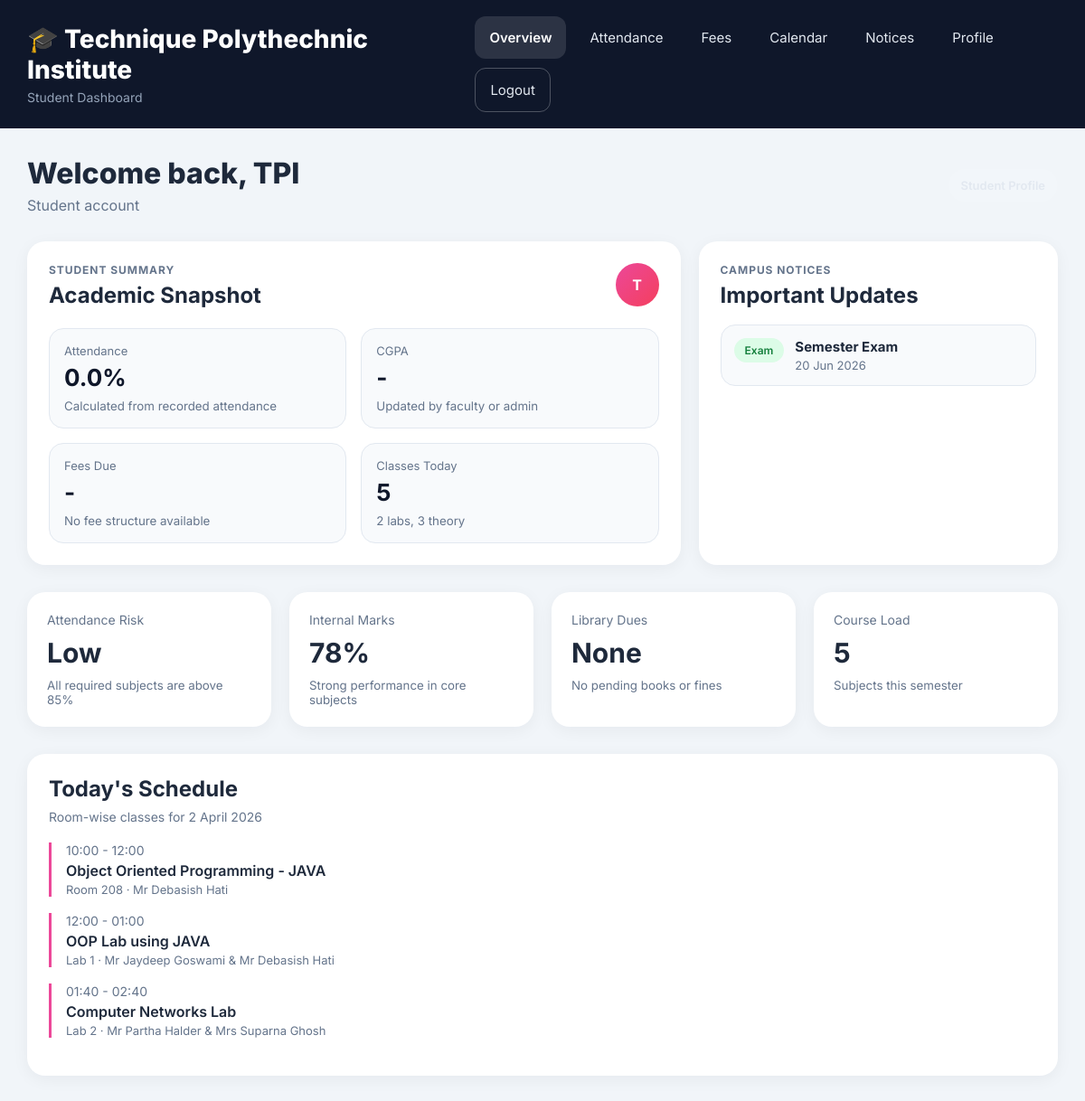
The page /students/dashboard/ (signed in) on the database its author committed.
### apps/students/models.py (models this page shows, shortened)
class AcademicCalendarEvent(models.Model):
	EVENT_TYPE_CHOICES = [
		('Event', 'Event'),
		('Holiday', 'Holiday'),
		('Exam', 'Exam'),
		('Notice', 'Notice'),
		('Meeting', 'Meeting'),
	]
	VISIBILITY_CHOICES = [
		('ALL', 'All Users'),
		('FACULTY_ADMIN', 'Faculty and Admin Only'),
	]
	title = models.CharField(max_length=200)
	event_date = models.DateField()
	event_type = models.CharField(max_length=20, choices=EVENT_TYPE_CHOICES, default='Event')
	description = models.TextField(blank=True)
	venue = models.CharField(max_length=200, blank=True)
	visibility = models.CharField(max_length=20, choices=VISIBILITY_CHOICES, default='ALL')
	posted_by = models.ForeignKey(User, on_delete=models.SET_NULL, null=True, blank=True, related_name='posted_academic_events')
	is_active = models.BooleanField(default=True)
	created_at = models.DateTimeField(auto_now_add=True)
	class Meta:
		ordering = ['event_date', 'title']

### apps/students/views.py (the view, shortened to what this page needs)
# urls.py: path('dashboard/', views.student_dashboard, name='dashboard'),
@login_required
def student_dashboard(request):
	profile = getattr(request.user, 'student_profile', None)
	display_name = request.user.get_full_name().strip() or request.user.username
	name_parts = [part[0].upper() for part in display_name.split() if part]
	avatar_text = ''.join(name_parts[:2]) if name_parts else display_name[:2].upper()
	today = date.today()
	selected_month_value = request.GET.get('month', '').strip()
	selected_year = today.year
	selected_month_number = today.month
	selected_month = f'{selected_year:04d}-{selected_month_number:02d}'
	selected_month_label = date(selected_year, selected_month_number, 1).strftime('%B %Y')
	calendar_weekdays = ['Mon', 'Tue', 'Wed', 'Thu', 'Fri', 'Sat', 'Sun']
	month_first_weekday, month_total_days = pycalendar.monthrange(selected_year, selected_month_number)
	month_events_qs = AcademicCalendarEvent.objects.filter(
		is_active=True,
		visibility='ALL',
		event_date__year=selected_year,
		event_date__month=selected_month_number,
	).exclude(
		event_type='Meeting',
	).order_by('event_date', 'title')
	upcoming_events_qs = AcademicCalendarEvent.objects.filter(
		is_active=True,
		visibility='ALL',
		event_date__gte=today,
	).exclude(
		event_type='Meeting',
	).order_by('event_date', 'title')
	event_badge_map = {
		'Event': 'blue',
		'Holiday': 'pink',
		'Exam': 'green',
		'Notice': 'yellow',
	}
	month_event_dates = set(month_events_qs.values_list('event_date', flat=True))
	calendar_cells = []
	for _ in range(month_first_weekday):
		calendar_cells.append({'is_empty': True, 'day_number': '', 'is_today': False, 'has_event': False})
	for day_number in range(1, month_total_days + 1):
		cell_date = date(selected_year, selected_month_number, day_number)
		calendar_cells.append({
			'is_empty': False,
			'day_number': day_number,
			'is_today': cell_date == today,
			'has_event': cell_date in month_event_dates,
		})
	while len(calendar_cells) % 7 != 0:
		calendar_cells.append({'is_empty': True, 'day_number': '', 'is_today': False, 'has_event': False})
	calendar_upcoming_dates = [
		{
			'title': item.title,
			'event_type': item.event_type,
			'event_date': item.event_date,
			'description': item.description,
		}
		for item in upcoming_events_qs[:4]
	]
	calendar_month_events = [
		{
			'title': item.title,
			'event_type': item.event_type,
			'badge_class': event_badge_map.get(item.event_type, 'blue'),
			'event_date': item.event_date,
			'description': item.description,
			'venue': item.venue,
		}
		for item in month_events_qs
	]
	attendance_overall_percentage = 0.0
	attendance_total_classes = 0
	attendance_present_classes = 0
	attendance_absent_classes = 0
	monthly_overall_percentage = 0.0
	monthly_total_classes = 0
	monthly_present_classes = 0
	monthly_absent_classes = 0
	attendance_monthly_rows = []
	fee_current_structure = None
	fee_structures = []
	fee_payment_rows = []
	fee_receipts = []
	fee_recent_payment = None
	assignment_rows = []
	fee_summary = {
		'current_semester_label': '-',
		'current_fee': 0,
		'current_pending_balance': 0,
		'paid_total': 0,
		'pending_balance': 0,
		'clearance_percentage': 0.0,
		'annual_total': 0,
		'payment_mode': '-',
		'due_date': None,
		'current_due_message': 'No fee structure available.',
		'paid_semesters': 0,
		'total_semesters': 0,
	}
	return render(request, 'student_dashboard.html', {
		'profile': profile,
		'display_name': display_name,
		'avatar_text': avatar_text,
		'overall_gpa': profile.overall_gpa if profile else None,
		'selected_month': selected_month,
		'selected_month_label': selected_month_label,
		'attendance_overall_percentage': attendance_overall_percentage,
		'attendance_total_classes': attendance_total_classes,
		'attendance_present_classes': attendance_present_classes,
		'attendance_absent_classes': attendance_absent_classes,
		'monthly_overall_percentage': monthly_overall_percentage,
		'monthly_total_classes': monthly_total_classes,
		'monthly_present_classes': monthly_present_classes,
		'monthly_absent_classes': monthly_absent_classes,
		'attendance_monthly_rows': attendance_monthly_rows,
		'fee_current_structure': fee_current_structure,
		'fee_structures': fee_structures,
		'fee_payment_rows': fee_payment_rows,
		'fee_receipts': fee_receipts,
		'fee_recent_payment': fee_recent_payment,
		'fee_summary': fee_summary,
		'calendar_weekdays': calendar_weekdays,
		'calendar_cells': calendar_cells,
		'calendar_upcoming_dates': calendar_upcoming_dates,
		'calendar_month_events': calendar_month_events,
		'assignment_rows': assignment_rows,
	})

### templates/student_dashboard.html (shortened to what this page needs)
<!DOCTYPE html>
<html lang="en">
<head>
  {% load static %}
  <link rel="stylesheet" href="{% static 'css/student_dashboard.css' %}">
</head>
<body>
  <main style="display: contents;">
  <div class="dashboard">
    <header class="navbar">
      <div class="logo">
        <h1>🎓 Technique Polythechnic Institute</h1>
        <p>Student Dashboard</p>
      </div>
      <nav class="nav-links" id="primary-navigation">
        <a href="#overview" class="active">Overview</a>
        <a href="#attendance">Attendance</a>
        <a href="#payments">Fees</a>
        <a href="#calendar">Calendar</a>
        <a href="#events">Notices</a>
        <a href="#profile">Profile</a>
        <form action="{% url 'students:logout' %}" method="post" class="nav-logout-form">
          <button type="submit" class="nav-logout-btn">Logout</button>
        </form>
      </nav>
    </header>
    <div class="main">
      <section class="page-section" id="overview">
        <div class="topbar">
          <div>
            <h2>Welcome back, {{ display_name }}</h2>
            <p>
              {% if profile %}
                {{ profile.get_course_display }}, Semester {{ profile.semester }}
              {% else %}
                Student account
              {% endif %}
            </p>
          </div>
          <div class="student-chip">
          </div>
        </div>
        <div class="hero-grid">
          <div class="hero-card primary-card">
            <div class="hero-card-head">
              <div>
                <p class="eyebrow">Student Summary</p>
                <h3>Academic Snapshot</h3>
              </div>
              <div class="avatar">
                {% if profile and profile.profile_photo %}
                  <img src="{{ profile.profile_photo.url }}" alt="{{ display_name }} profile photo" class="avatar-image">
                {% else %}
                  {{ avatar_text }}
                {% endif %}
              </div>
            </div>
            <div class="metric-grid">
              <div class="metric">
                <span>Attendance</span>
                <strong>{{ attendance_overall_percentage }}%</strong>
                <small>Calculated from recorded attendance</small>
              </div>
              <div class="metric">
                <span>CGPA</span>
                <strong>{% if profile and profile.overall_gpa is not None %}{{ profile.overall_gpa }}{% else %}-{% endif %}</strong>
                <small>Updated by faculty or admin</small>
              </div>
              <div class="metric">
                <span>Fees Due</span>
                <strong>{% if fee_current_structure %}₹{{ fee_summary.current_pending_balance|floatformat:0 }}{% else %}-{% endif %}</strong>
                <small>{% if fee_summary.due_date %}Due by {{ fee_summary.due_date|date:'j F' }}{% else %}No fee structure available{% endif %}</small>
              </div>
              <div class="metric">
                <span>Classes Today</span>
                <strong>5</strong>
                <small>2 labs, 3 theory</small>
              </div>
            </div>
          </div>
          <div class="hero-card notice-card">
            <p class="eyebrow">Campus Notices</p>
            <h3>Important Updates</h3>
            <div class="notice-list">
              {% for event in calendar_upcoming_dates %}
              <div class="notice-item">
                <span class="badge {% if event.event_type == 'Exam' %}green{% elif event.event_type == 'Notice' %}blue{% elif event.event_type == 'Holiday' %}pink{% else %}yellow{% endif %}">{{ event.event_type }}</span>
                <div>
                  <strong>{{ event.title }}</strong>
                  <p>{{ event.event_date|date:'j M Y' }}</p>
                </div>
              </div>
              {% endfor %}
            </div>
          </div>
        </div>
        <div class="cards">
          <div class="card">
            <p>Attendance Risk</p>
            <h3>Low</h3>
            <small>All required subjects are above 85%</small>
          </div>
          <div class="card">
            <p>Internal Marks</p>
            <h3>78%</h3>
            <small>Strong performance in core subjects</small>
          </div>
          <div class="card">
            <p>Library Dues</p>
            <h3>None</h3>
            <small>No pending books or fines</small>
          </div>
          <div class="card">
            <p>Course Load</p>
            <h3>5</h3>
            <small>Subjects this semester</small>
          </div>
        </div>
        <div class="section-box">
          <h3>Today's Schedule</h3>
          <p class="sub">Room-wise classes for 2 April 2026</p>
          <div class="schedule-item">
            <div class="time">10:00 - 12:00</div>
            <div class="title">Object Oriented Programming - JAVA</div>
            <div class="teacher">Room 208 · Mr Debasish Hati</div>
          </div>
          <div class="schedule-item">
            <div class="time">12:00 - 01:00</div>
            <div class="title">OOP Lab using JAVA</div>
            <div class="teacher">Lab 1 · Mr Jaydeep Goswami & Mr Debasish Hati</div>
          </div>
          <div class="schedule-item">
            <div class="time">01:40 - 02:40</div>
            <div class="title">Computer Networks Lab</div>
            <div class="teacher">Lab 2 · Mr Partha Halder & Mrs Suparna Ghosh</div>
          </div>
        </div>
      </section>
    </div>
  </div>
  </main>
</body>
</html>

### static/css/student_dashboard.css (style rules this page uses)
* { margin: 0; padding: 0; box-sizing: border-box; font-family: 'Inter', sans-serif; }
body { background: #f1f5f9; color: #1e293b; overflow-x: hidden; }
.student-chip { padding: 10px 14px; border-radius: 999px; background: rgba(255, 255, 255, 0.08); color: #e2e8f0; font-size: 13px; font-weight: 600; }
.hero-grid { display: grid; grid-template-columns: 2fr 1.1fr; gap: 20px; margin-bottom: 30px; }
.hero-card { background: white; padding: 24px; border-radius: 20px; box-shadow: 0 4px 18px rgba(15, 23, 42, 0.05); }
.hero-card-head { display: flex; align-items: flex-start; justify-content: space-between; gap: 16px; margin-bottom: 22px; }
.eyebrow { color: #64748b; font-size: 12px; font-weight: 700; text-transform: uppercase; letter-spacing: 0.08em; margin-bottom: 6px; }
.hero-card h3, .notice-card h3 { font-size: 24px; }
.metric-grid { display: grid; grid-template-columns: repeat(2, 1fr); gap: 16px; }
.metric { background: #f8fafc; border: 1px solid #e2e8f0; border-radius: 16px; padding: 16px; }
.metric span { display: block; color: #64748b; font-size: 13px; margin-bottom: 6px; }
.metric strong { display: block; font-size: 26px; color: #0f172a; }
.metric small { display: block; margin-top: 8px; color: #64748b; }
.notice-list { display: grid; gap: 14px; margin-top: 18px; }
.notice-item { display: flex; gap: 12px; align-items: flex-start; padding: 14px; border-radius: 16px; background: #f8fafc; border: 1px solid #e2e8f0; }
.notice-item strong { display: block; font-size: 15px; margin-bottom: 3px; }
.notice-item p { color: #64748b; font-size: 13px; }
.dashboard { display: flex; flex-direction: column; min-height: 100vh; }
.navbar { width: 100%; padding: 18px 30px; background: #0f172a; color: white; display: flex; align-items: center; gap: 24px; justify-content: space-between; }
.logo h1 { font-size: 28px; font-weight: 800; }
.logo p { font-size: 14px; color: #94a3b8; margin-top: 5px; }
.nav-links { display: flex; align-items: center; gap: 10px; flex-wrap: wrap; }
.nav-links a { text-decoration: none; color: #e2e8f0; padding: 14px 16px; border-radius: 12px; transition: 0.3s; font-size: 15px; }
.nav-links a:hover, .nav-links a.active { background: rgba(255,255,255,0.12); color: white; font-weight: 600; }
.nav-logout-form { margin: 0; }
.nav-logout-btn { border: 1px solid rgba(255, 255, 255, 0.26); background: transparent; color: #e2e8f0; border-radius: 12px; padding: 14px 16px; font-size: 15px; cursor: pointer; transition: 0.3s; }
.main { flex: 1; padding: 30px; min-width: 0; }
.page-section { display: none; scroll-margin-top: 96px; }
.page-section.active { display: block; }
.topbar { display: flex; justify-content: space-between; align-items: center; margin-bottom: 30px; }
.topbar h2 { font-size: 32px; font-weight: 800; }
.topbar p { color: #64748b; margin-top: 6px; }
.avatar { width: 48px; height: 48px; border-radius: 50%; background: linear-gradient(135deg, #ec4899, #f43f5e); color: white; display: flex; align-items: center; justify-content: center; font-weight: 700; }
.cards { display: grid; grid-template-columns: repeat(4, 1fr); gap: 20px; margin-bottom: 30px; }
.card { background: white; padding: 22px; border-radius: 20px; box-shadow: 0 4px 18px rgba(15, 23, 42, 0.05); }
.card p { color: #64748b; font-size: 14px; }
.card h3 { font-size: 30px; margin-top: 10px; }
.card small { display: block; margin-top: 10px; color: #64748b; }
.section-box { background: white; padding: 24px; border-radius: 20px; box-shadow: 0 4px 18px rgba(15, 23, 42, 0.05); margin-bottom: 25px; }
.section-box h3 { margin-bottom: 8px; font-size: 24px; }
.section-box p.sub { color: #64748b; font-size: 14px; margin-bottom: 20px; }
.schedule-item { border-left: 3px solid #ec4899; padding-left: 16px; margin-bottom: 18px; }
.schedule-item .time { font-size: 14px; color: #64748b; }
.schedule-item .title { font-weight: 600; margin-top: 4px; }
.schedule-item .teacher { font-size: 13px; color: #64748b; margin-top: 3px; }
.badge { padding: 6px 12px; border-radius: 999px; font-size: 12px; font-weight: 600; }
.badge.green { background: #dcfce7; color: #15803d; }

### rows shown on the page
AcademicCalendarEvent: event_type "Exam", title "Semester Exam", event_date "20 Jun 2026"

### other values the page prints
{{ display_name }} "TPI"
{{ avatar_text }} "T"
{{ attendance_overall_percentage }} "0.0"
